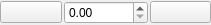
<?xml version="1.0" encoding="UTF-8"?>
<ui version="4.0">
 <class>Form</class>
 <widget class="QWidget" name="Form">
  <property name="geometry">
   <rect>
    <x>0</x>
    <y>0</y>
    <width>211</width>
    <height>25</height>
   </rect>
  </property>
  <property name="windowTitle">
   <string>Form</string>
  </property>
  <layout class="QHBoxLayout" name="horizontalLayout">
   <property name="spacing">
    <number>2</number>
   </property>
   <property name="leftMargin">
    <number>0</number>
   </property>
   <property name="topMargin">
    <number>0</number>
   </property>
   <property name="rightMargin">
    <number>0</number>
   </property>
   <property name="bottomMargin">
    <number>0</number>
   </property>
   <item>
    <widget class="PyDMPushButton" name="reverse_button">
     <property name="toolTip">
      <string/>
     </property>
     <property name="PyDMToolTip" stdset="0">
      <string>Tweak ${SIG} in the negative direction.</string>
     </property>
     <property name="channel" stdset="0">
      <string>haven://${SIG}</string>
     </property>
     <property name="PyDMIcon" stdset="0">
      <string>minus</string>
     </property>
     <property name="pressValue" stdset="0">
      <string>0</string>
     </property>
     <property name="relativeChange" stdset="0">
      <bool>true</bool>
     </property>
    </widget>
   </item>
   <item>
    <widget class="QDoubleSpinBox" name="value_spin_box">
     <property name="sizePolicy">
      <sizepolicy hsizetype="Fixed" vsizetype="Fixed">
       <horstretch>0</horstretch>
       <verstretch>0</verstretch>
      </sizepolicy>
     </property>
     <property name="toolTip">
      <string>How much to tweak the signal with each tweak.</string>
     </property>
     <property name="maximum">
      <double>100000000000000000620008645040778319495168.000000000000000</double>
     </property>
     <property name="stepType">
      <enum>QAbstractSpinBox::AdaptiveDecimalStepType</enum>
     </property>
    </widget>
   </item>
   <item>
    <widget class="PyDMPushButton" name="forward_button">
     <property name="toolTip">
      <string/>
     </property>
     <property name="PyDMToolTip" stdset="0">
      <string>Tweak ${SIG} in the positive direction.</string>
     </property>
     <property name="channel" stdset="0">
      <string>haven://${SIG}</string>
     </property>
     <property name="PyDMIcon" stdset="0">
      <string>plus</string>
     </property>
     <property name="pressValue" stdset="0">
      <string>0</string>
     </property>
     <property name="relativeChange" stdset="0">
      <bool>true</bool>
     </property>
    </widget>
   </item>
  </layout>
 </widget>
 <customwidgets>
  <customwidget>
   <class>PyDMPushButton</class>
   <extends>QPushButton</extends>
   <header>pydm.widgets.pushbutton</header>
  </customwidget>
 </customwidgets>
 <resources/>
 <connections/>
</ui>
